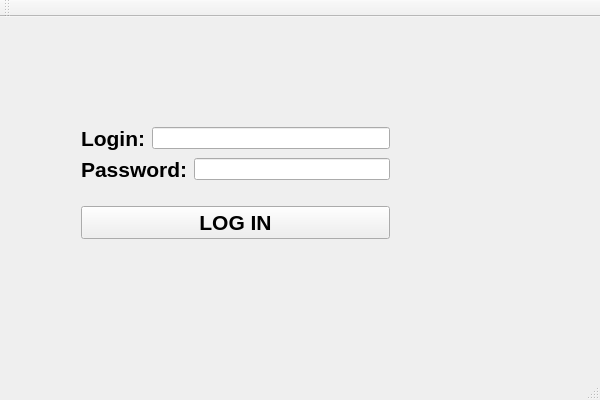
<?xml version="1.0" encoding="UTF-8"?>
<ui version="4.0">
 <class>labClass</class>
 <widget class="QMainWindow" name="labClass">
  <property name="geometry">
   <rect>
    <x>0</x>
    <y>0</y>
    <width>600</width>
    <height>400</height>
   </rect>
  </property>
  <property name="windowTitle">
   <string>lab</string>
  </property>
  <property name="styleSheet">
   <string notr="true">rgb(255, 255, 255)</string>
  </property>
  <widget class="QWidget" name="centralWidget">
   <widget class="QWidget" name="layoutWidget">
    <property name="geometry">
     <rect>
      <x>70</x>
      <y>80</y>
      <width>331</width>
      <height>171</height>
     </rect>
    </property>
    <layout class="QVBoxLayout" name="verticalLayout_2">
     <item>
      <layout class="QVBoxLayout" name="verticalLayout">
       <item>
        <layout class="QHBoxLayout" name="horizontalLayout">
         <item>
          <widget class="QLabel" name="label_login">
           <property name="font">
            <font>
             <family>Nirmala UI</family>
             <pointsize>16</pointsize>
             <weight>75</weight>
             <bold>true</bold>
            </font>
           </property>
           <property name="text">
            <string>Login:</string>
           </property>
          </widget>
         </item>
         <item>
          <widget class="QLineEdit" name="lineEdit_login"/>
         </item>
        </layout>
       </item>
       <item>
        <layout class="QHBoxLayout" name="horizontalLayout_2">
         <item>
          <widget class="QLabel" name="label_password">
           <property name="font">
            <font>
             <family>Nirmala UI</family>
             <pointsize>16</pointsize>
             <weight>75</weight>
             <bold>true</bold>
            </font>
           </property>
           <property name="text">
            <string>Password:</string>
           </property>
          </widget>
         </item>
         <item>
          <widget class="QLineEdit" name="lineEdit_2"/>
         </item>
        </layout>
       </item>
      </layout>
     </item>
     <item>
      <widget class="QPushButton" name="pushButton">
       <property name="font">
        <font>
         <pointsize>16</pointsize>
         <weight>75</weight>
         <italic>false</italic>
         <bold>true</bold>
        </font>
       </property>
       <property name="text">
        <string>LOG IN</string>
       </property>
      </widget>
     </item>
    </layout>
   </widget>
  </widget>
  <widget class="QMenuBar" name="menuBar">
   <property name="geometry">
    <rect>
     <x>0</x>
     <y>0</y>
     <width>600</width>
     <height>18</height>
    </rect>
   </property>
  </widget>
  <widget class="QToolBar" name="mainToolBar">
   <attribute name="toolBarArea">
    <enum>TopToolBarArea</enum>
   </attribute>
   <attribute name="toolBarBreak">
    <bool>false</bool>
   </attribute>
  </widget>
  <widget class="QStatusBar" name="statusBar"/>
 </widget>
 <layoutdefault spacing="6" margin="11"/>
 <resources>
  <include location="lab.qrc"/>
 </resources>
 <connections/>
</ui>
